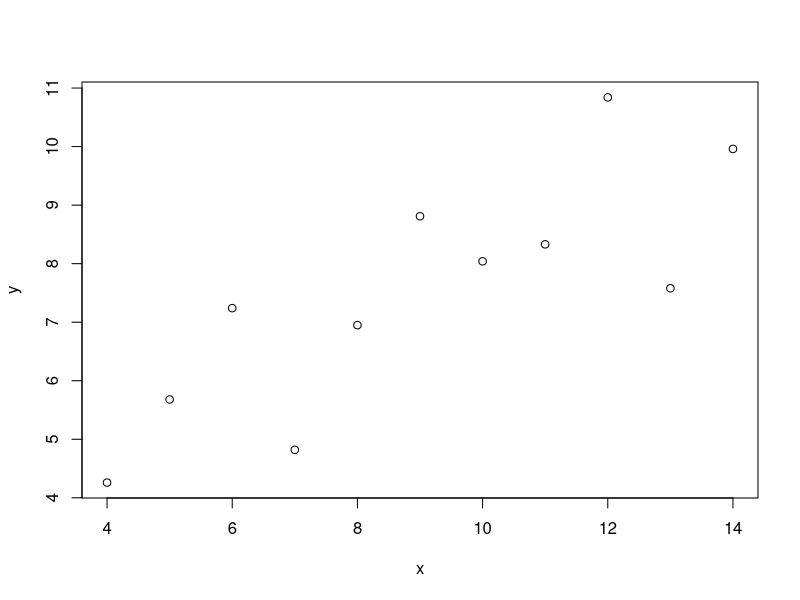
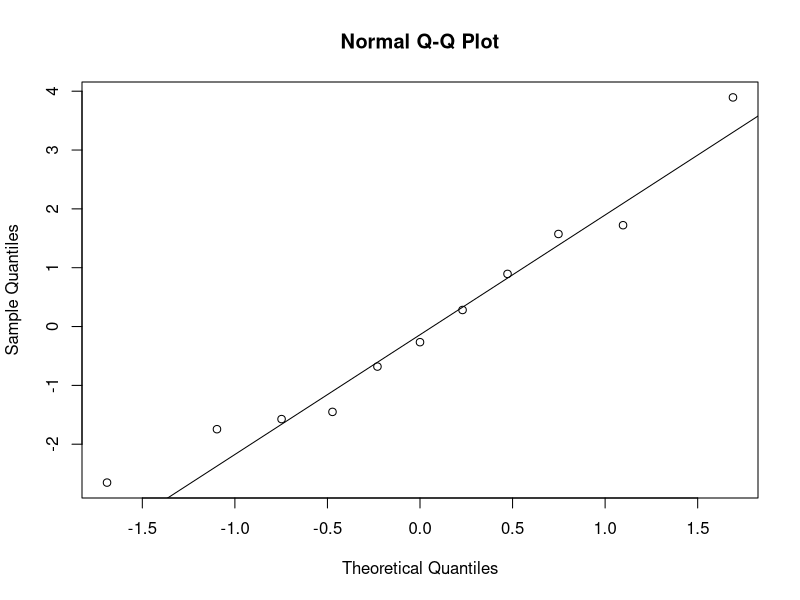
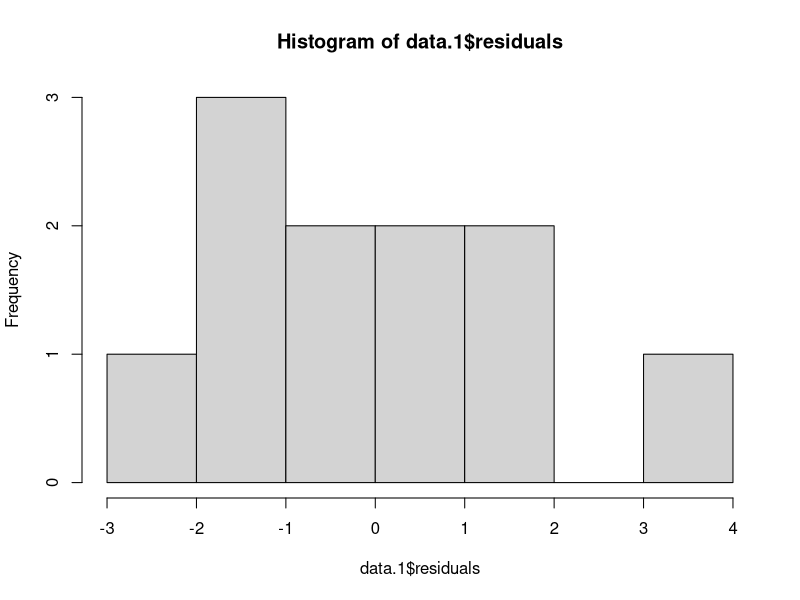
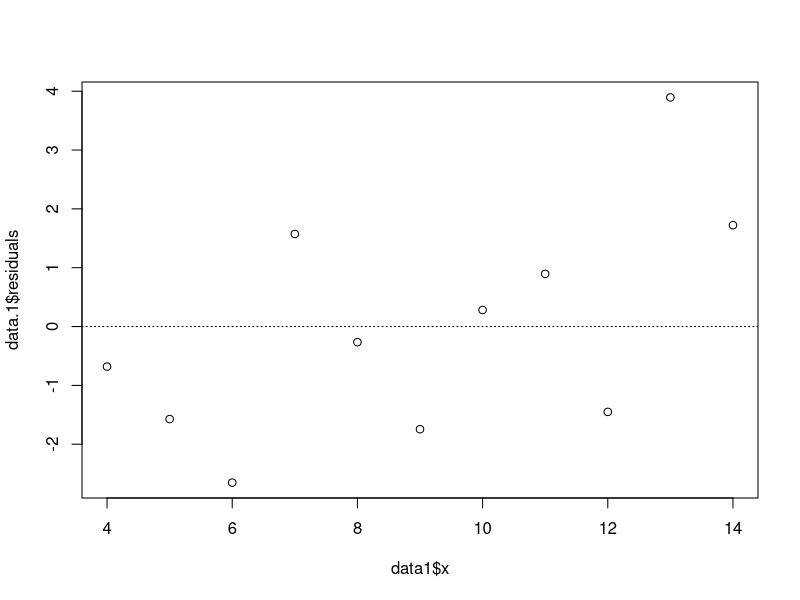
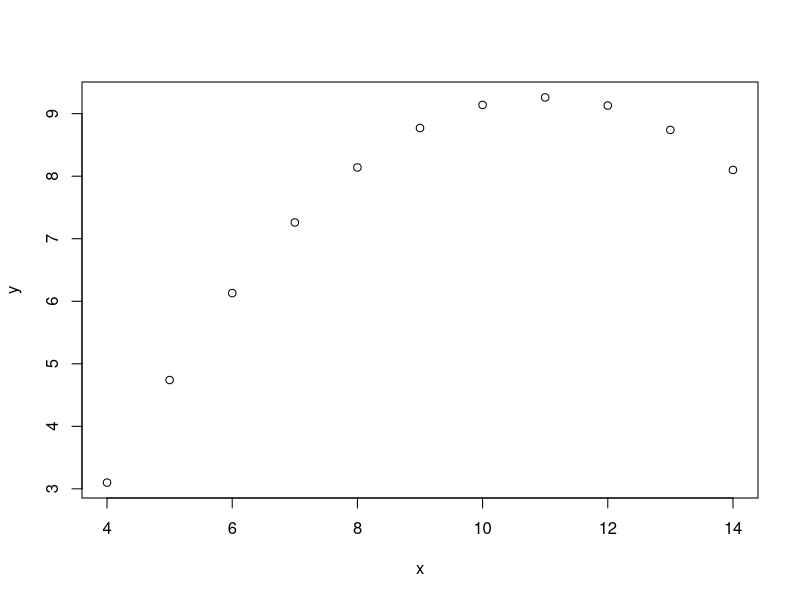
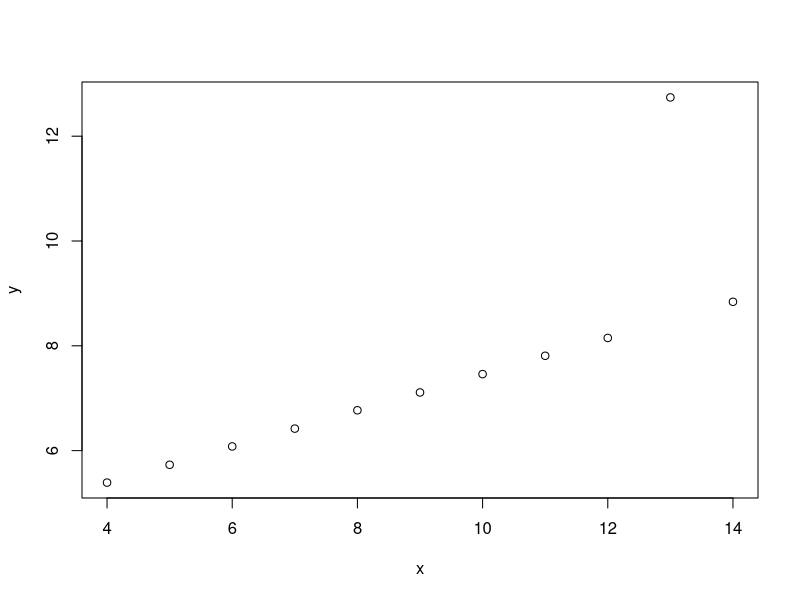
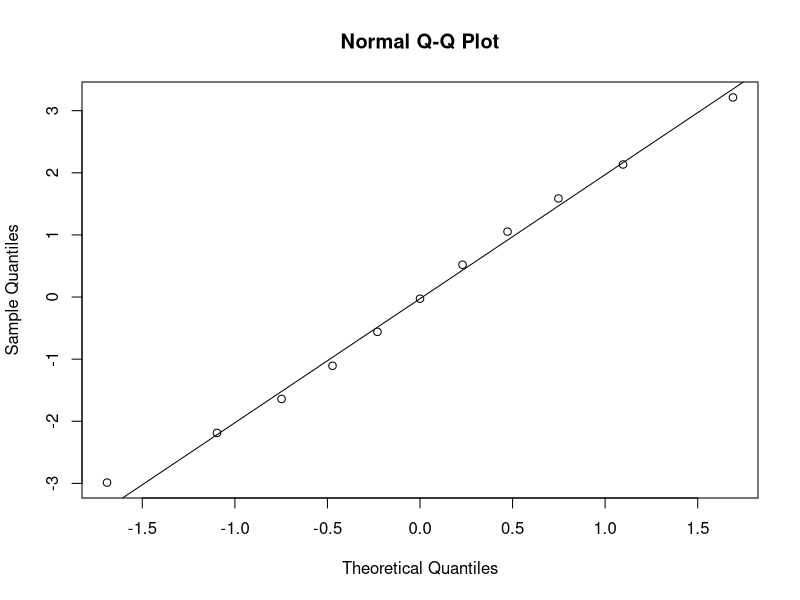
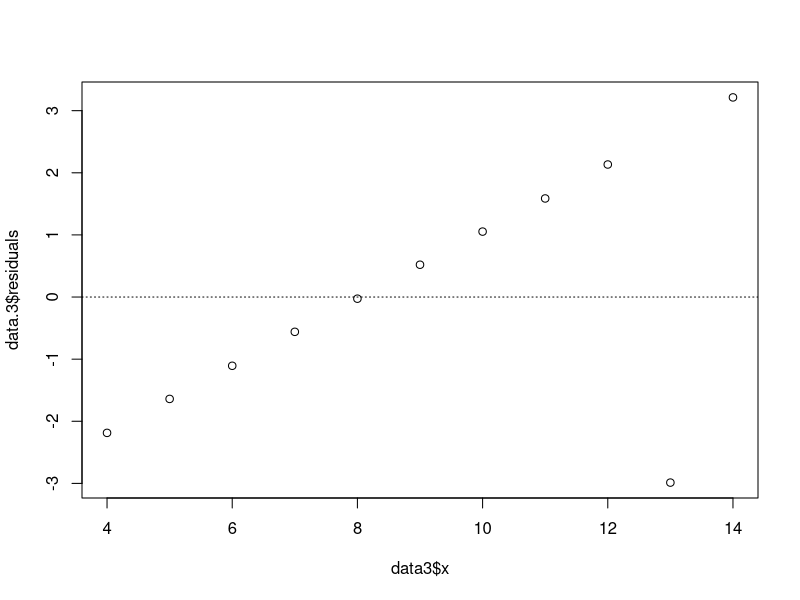

Here is the R script that generated these plots, in order:
## ---- chunk 1
knitr::opts_chunk$set(echo = TRUE)
## ---- chunk 2
options(digits=2)
data1  <- data.frame(x=c(10,8,13,9,11,14,6,4,12,7,5),
  y=c(8.04,6.95,7.58,8.81,8.33,9.96,7.24,4.26,10.84,4.82,5.68)) 

data2  <- data.frame(x=c(10,8,13,9,11,14,6,4,12,7,5),
y=c(9.14,8.14,8.74,8.77,9.26,8.1,6.13,3.1,9.13,7.26,4.74)) 

data3  <- data.frame(x=c(10,8,13,9,11,14,6,4,12,7,5),
y=c(7.46,6.77,12.74,7.11,7.81,8.84,6.08,5.39,8.15,6.42,5.73))

data4  <- data.frame(x=c(8,8,8,8,8,8,8,19,8,8,8),
y=c(6.58,5.76,7.71,8.84,8.47,7.04,5.25,12.5,5.56,7.91,6.89))

## ---- chunk 3
mean.x1 <- mean(data1$x)
mean.x1 #9
mean.x2 <- mean(data2$x)
mean.x2 #9
mean.x3 <- mean(data3$x)
mean.x3 #9
mean.x4 <- mean(data4$x)
mean.x4 #9

#surprisingly, all the x averages are 9
## ---- chunk 4
mean.y1 <- mean(data1$y)
mean.y1 #7.5
mean.y2 <- mean(data2$y)
mean.y2 #7.5
mean.y3 <- mean(data3$y)
mean.y3 #7.5
mean.y4 <- mean(data4$y)
mean.y4 #7.5

#We observe the same y mean for all four data sets. 
## ---- chunk 5
summary(data1$x) #9
summary(data2$x) #9
summary(data3$x) #9
summary(data4$x) #9
## ---- chunk 6
summary(data1$y) #7.6
summary(data2$y) #8.1
summary(data3$y) #7.1
summary(data4$y) #7.0

#I was almost expecting all these values to be uniform since all our previous ones were.
## ---- chunk 7
x.sd1 <- sd(data1$x)
x.sd1 
x.sd2 <- sd(data2$x)
x.sd2
x.sd3 <- sd(data3$x)
x.sd3
x.sd4 <- sd(data4$x)
x.sd4

#As I expected, the standard deviation is the same (3.3) for all for datasets. 
## ---- chunk 8
y.sd1 <- sd(data1$y)
y.sd1 
y.sd2 <- sd(data2$y)
y.sd2
y.sd3 <- sd(data3$y)
y.sd3
y.sd4 <- sd(data4$y)
y.sd4

#For all the Y values, our standard deviation is 2.
## ---- chunk 9
data1.corr <- cor(data1) #.82
data2.corr <- cor(data2) #.82
data3.corr <- cor(data3) #.82
data4.corr <- cor(data4) #.82
## ---- chunk 10
data1.regression <- lm(x ~ y, data = data1)
summary(data1.regression)

#y = -.998 + 1.333 * x

data2.regression <- lm(x ~ y, data = data2)
summary(data2.regression)

#y = -.995 + 1.332 * x

data3.regression <- lm(x ~ y, data = data3)
summary(data3.regression)

# y = -1 + 1.33 * x

data4.regression <- lm(x ~ y, data = data4)
summary(data4.regression)

#y = -1.004 + 1.334 * x
## ---- chunk 11
summary(data1.regression)   #.667
summary(data2.regression)   #.666
summary(data3.regression)   #.666
summary(data4.regression)   #.667
## ---- chunk 12
plot(data1)

#This plot seems to have a positive linear relationship

data.1 <- lm(x ~y, data = data1)
qqnorm(data.1$residuals)
qqline(data.1$residuals) 
hist(data.1$residuals)

#the qqplot indicates that the residuals have a nearly normal distribution but the histogram does not.

plot(data.1$residuals~data1$x)
abline(h = 0, lty = 3)
#the variablity seems to be relatively constant with the exception of the point at 4.
## ---- chunk 13
plot(data2) 

#This plot seems to have a non linear relationship. From this alone we can say that a linear model would not be appropriate. We need not got further.
## ---- chunk 14
plot(data3)

#This plot seems to have a positive linear relationship with the exception of one point that looks to be an outlier.

data.3 <- lm(x ~y, data = data3)
qqnorm(data.3$residuals)
qqline(data.3$residuals) 

#the qqplot indicates that the residuals have a nearly normal distribution as most points fall on the line.

plot(data.3$residuals~data3$x)
abline(h = 0, lty = 3)
#the variablity seems to change as the x value changes. 
#Overall, I would conclude that linear regression model is not appropriate.
## ---- chunk 15
plot(data4)

#This plot seems to have a non linear relationship. Based on this, linear regression model is not appropriate. We need not go further.
